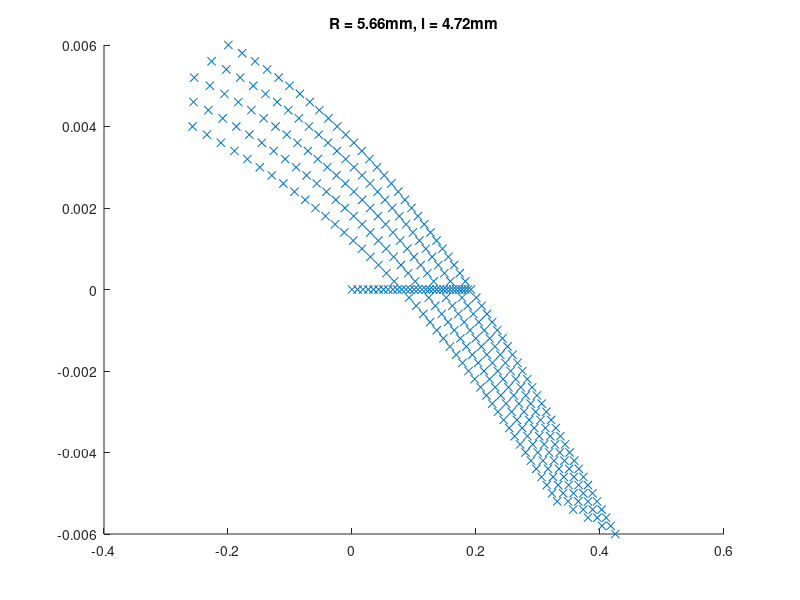
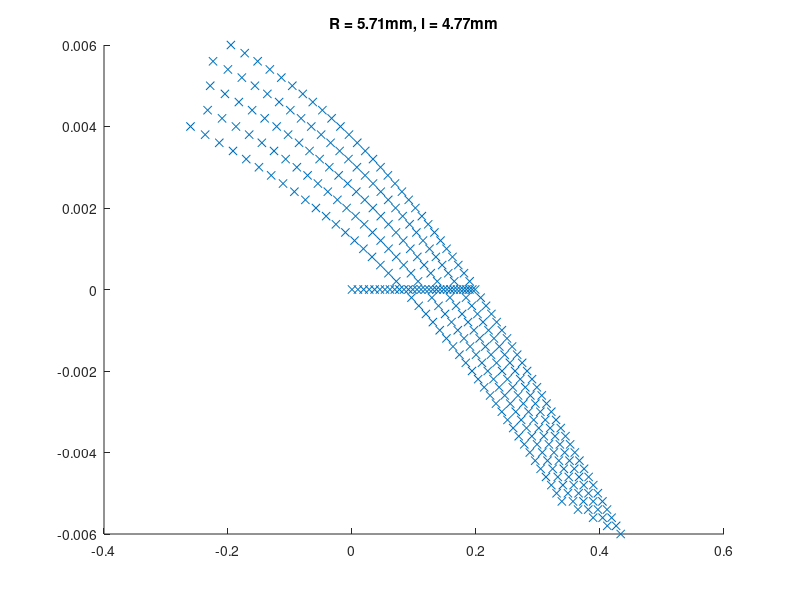

MATLAB code for these plots, in order:
%% Design for segment 1 and 2: R = 5.66, l = 4.72
P_free = 0:0.5:15;
theta_y_free = [1.98900000000000e-17	0.00906770000000000	0.0178800000000000	0.0264460000000000	0.0347720000000000	0.0428680000000000	0.0507410000000000	0.0584000000000000	0.0658540000000000	0.0731110000000000	0.0801790000000000	0.0870660000000000	0.0937790000000000	0.100330000000000	0.106710000000000	0.112950000000000	0.119030000000000	0.124980000000000	0.130790000000000	0.136470000000000	0.142030000000000	0.147470000000000	0.152790000000000	0.158000000000000	0.163110000000000	0.168110000000000	0.173020000000000	0.177830000000000	0.182550000000000	0.187180000000000	0.191730000000000];
% positive mon
P_cons = [15000	15000	15000	15000	15000	15000	15000	15000	15000	15000	15000	15000	15000	15000	15000	15000	15000	15000	15000	15000	15000	15000	15000	15000	15000	15000	15000	15000	15000	15000	12500	12500	12500	12500	12500	12500	12500	12500	12500	12500	12500	12500	12500	12500	12500	12500	12500	12500	12500	12500	12500	12500	12500	12500	12500	12500	12500	12500	10000	10000	10000	10000	10000	10000	10000	10000	10000	10000	10000	10000	10000	10000	10000	10000	10000	10000	10000	10000	10000	10000	10000	10000	10000	10000	7500	7500	7500	7500	7500	7500	7500	7500	7500	7500	7500	7500	7500	7500	7500	7500	7500	7500	7500	7500	7500	7500	7500	5000	5000	5000	5000	5000	5000	5000	5000	5000	5000	5000	5000	5000	5000	5000	5000	5000	5000	5000	5000];
T_cons = [0.000200000000000000	0.000400000000000000	0.000600000000000000	0.000800000000000000	0.00100000000000000	0.00120000000000000	0.00140000000000000	0.00160000000000000	0.00180000000000000	0.00200000000000000	0.00220000000000000	0.00240000000000000	0.00260000000000000	0.00280000000000000	0.00300000000000000	0.00320000000000000	0.00340000000000000	0.00360000000000000	0.00380000000000000	0.00400000000000000	0.00420000000000000	0.00440000000000000	0.00460000000000000	0.00480000000000000	0.00500000000000000	0.00520000000000000	0.00540000000000000	0.00560000000000000	0.00580000000000000	0.00600000000000000	0.000200000000000000	0.000400000000000000	0.000600000000000000	0.000800000000000000	0.00100000000000000	0.00120000000000000	0.00140000000000000	0.00160000000000000	0.00180000000000000	0.00200000000000000	0.00220000000000000	0.00240000000000000	0.00260000000000000	0.00280000000000000	0.00300000000000000	0.00320000000000000	0.00340000000000000	0.00360000000000000	0.00380000000000000	0.00400000000000000	0.00420000000000000	0.00440000000000000	0.00460000000000000	0.00480000000000000	0.00500000000000000	0.00520000000000000	0.00540000000000000	0.00560000000000000	0.000200000000000000	0.000400000000000000	0.000600000000000000	0.000800000000000000	0.00100000000000000	0.00120000000000000	0.00140000000000000	0.00160000000000000	0.00180000000000000	0.00200000000000000	0.00220000000000000	0.00240000000000000	0.00260000000000000	0.00280000000000000	0.00300000000000000	0.00320000000000000	0.00340000000000000	0.00360000000000000	0.00380000000000000	0.00400000000000000	0.00420000000000000	0.00440000000000000	0.00460000000000000	0.00480000000000000	0.00500000000000000	0.00520000000000000	0.000200000000000000	0.000400000000000000	0.000600000000000000	0.000800000000000000	0.00100000000000000	0.00120000000000000	0.00140000000000000	0.00160000000000000	0.00180000000000000	0.00200000000000000	0.00220000000000000	0.00240000000000000	0.00260000000000000	0.00280000000000000	0.00300000000000000	0.00320000000000000	0.00340000000000000	0.00360000000000000	0.00380000000000000	0.00400000000000000	0.00420000000000000	0.00440000000000000	0.00460000000000000	0.000200000000000000	0.000400000000000000	0.000600000000000000	0.000800000000000000	0.00100000000000000	0.00120000000000000	0.00140000000000000	0.00160000000000000	0.00180000000000000	0.00200000000000000	0.00220000000000000	0.00240000000000000	0.00260000000000000	0.00280000000000000	0.00300000000000000	0.00320000000000000	0.00340000000000000	0.00360000000000000	0.00380000000000000	0.00400000000000000];
theta_y_cons = [0.182850000000000	0.173840000000000	0.164690000000000	0.155400000000000	0.145950000000000	0.136340000000000	0.126550000000000	0.116580000000000	0.106400000000000	0.0960170000000000	0.0854030000000000	0.0745440000000000	0.0634220000000000	0.0520170000000000	0.0403070000000000	0.0282670000000000	0.0158700000000000	0.00308440000000000	-0.0101240000000000	-0.0237930000000000	-0.0379660000000000	-0.0526940000000000	-0.0680270000000000	-0.0840300000000000	-0.100770000000000	-0.118330000000000	-0.136800000000000	-0.156340000000000	-0.177150000000000	-0.199480000000000	0.158650000000000	0.149020000000000	0.139230000000000	0.129250000000000	0.119090000000000	0.108710000000000	0.0981180000000000	0.0872890000000000	0.0762080000000000	0.0648560000000000	0.0532120000000000	0.0412530000000000	0.0289550000000000	0.0162880000000000	0.00322340000000000	-0.0102750000000000	-0.0242440000000000	-0.0387290000000000	-0.0537730000000000	-0.0694320000000000	-0.0857600000000000	-0.102830000000000	-0.120700000000000	-0.139470000000000	-0.159250000000000	-0.180260000000000	-0.202650000000000	-0.226460000000000	0.131850000000000	0.121480000000000	0.110890000000000	0.100070000000000	0.0890140000000000	0.0776940000000000	0.0660950000000000	0.0541950000000000	0.0419710000000000	0.0293980000000000	0.0164460000000000	0.00308600000000000	-0.0107170000000000	-0.0250000000000000	-0.0398070000000000	-0.0551770000000000	-0.0711630000000000	-0.0878140000000000	-0.105190000000000	-0.123350000000000	-0.142370000000000	-0.162330000000000	-0.183410000000000	-0.205690000000000	-0.229190000000000	-0.254370000000000	0.101890000000000	0.0905880000000000	0.0790140000000000	0.0671520000000000	0.0549790000000000	0.0424730000000000	0.0296070000000000	0.0163550000000000	0.00268390000000000	-0.0114390000000000	-0.0260480000000000	-0.0411840000000000	-0.0568850000000000	-0.0731980000000000	-0.0901620000000000	-0.107830000000000	-0.126240000000000	-0.145450000000000	-0.165520000000000	-0.186560000000000	-0.208620000000000	-0.231700000000000	-0.255600000000000	0.0680360000000000	0.0555740000000000	0.0427680000000000	0.0295940000000000	0.0160240000000000	0.00202790000000000	-0.0124260000000000	-0.0273720000000000	-0.0428430000000000	-0.0588780000000000	-0.0755090000000000	-0.0927750000000000	-0.110700000000000	-0.129330000000000	-0.148670000000000	-0.168770000000000	-0.189680000000000	-0.211440000000000	-0.233990000000000	-0.257160000000000];
% negative mom
P_cons =  1e-3*[P_cons 15000	15000	15000	15000	15000	15000	15000	15000	15000	15000	15000	15000	15000	15000	15000	15000	15000	15000	15000	15000	15000	15000	15000	15000	15000	15000	15000	15000	15000	15000	12500	12500	12500	12500	12500	12500	12500	12500	12500	12500	12500	12500	12500	12500	12500	12500	12500	12500	12500	12500	12500	12500	12500	12500	12500	12500	12500	12500	12500	10000	10000	10000	10000	10000	10000	10000	10000	10000	10000	10000	10000	10000	10000	10000	10000	10000	10000	10000	10000	10000	10000	10000	10000	10000	10000	10000	10000	7500	7500	7500	7500	7500	7500	7500	7500	7500	7500	7500	7500	7500	7500	7500	7500	7500	7500	7500	7500	7500	7500	7500	7500	7500	7500	7500	5000	5000	5000	5000	5000	5000	5000	5000	5000	5000	5000	5000	5000	5000	5000	5000	5000	5000	5000	5000	5000	5000	5000	5000	5000	5000];
T_cons = [T_cons -0.000200000000000000	-0.000400000000000000	-0.000600000000000000	-0.000800000000000000	-0.00100000000000000	-0.00120000000000000	-0.00140000000000000	-0.00160000000000000	-0.00180000000000000	-0.00200000000000000	-0.00220000000000000	-0.00240000000000000	-0.00260000000000000	-0.00280000000000000	-0.00300000000000000	-0.00320000000000000	-0.00340000000000000	-0.00360000000000000	-0.00380000000000000	-0.00400000000000000	-0.00420000000000000	-0.00440000000000000	-0.00460000000000000	-0.00480000000000000	-0.00500000000000000	-0.00520000000000000	-0.00540000000000000	-0.00560000000000000	-0.00580000000000000	-0.00600000000000000	-0.000200000000000000	-0.000400000000000000	-0.000600000000000000	-0.000800000000000000	-0.00100000000000000	-0.00120000000000000	-0.00140000000000000	-0.00160000000000000	-0.00180000000000000	-0.00200000000000000	-0.00220000000000000	-0.00240000000000000	-0.00260000000000000	-0.00280000000000000	-0.00300000000000000	-0.00320000000000000	-0.00340000000000000	-0.00360000000000000	-0.00380000000000000	-0.00400000000000000	-0.00420000000000000	-0.00440000000000000	-0.00460000000000000	-0.00480000000000000	-0.00500000000000000	-0.00520000000000000	-0.00540000000000000	-0.00560000000000000	-0.00580000000000000	-0.000200000000000000	-0.000400000000000000	-0.000600000000000000	-0.000800000000000000	-0.00100000000000000	-0.00120000000000000	-0.00140000000000000	-0.00160000000000000	-0.00180000000000000	-0.00200000000000000	-0.00220000000000000	-0.00240000000000000	-0.00260000000000000	-0.00280000000000000	-0.00300000000000000	-0.00320000000000000	-0.00340000000000000	-0.00360000000000000	-0.00380000000000000	-0.00400000000000000	-0.00420000000000000	-0.00440000000000000	-0.00460000000000000	-0.00480000000000000	-0.00500000000000000	-0.00520000000000000	-0.00540000000000000	-0.00560000000000000	-0.000200000000000000	-0.000400000000000000	-0.000600000000000000	-0.000800000000000000	-0.00100000000000000	-0.00120000000000000	-0.00140000000000000	-0.00160000000000000	-0.00180000000000000	-0.00200000000000000	-0.00220000000000000	-0.00240000000000000	-0.00260000000000000	-0.00280000000000000	-0.00300000000000000	-0.00320000000000000	-0.00340000000000000	-0.00360000000000000	-0.00380000000000000	-0.00400000000000000	-0.00420000000000000	-0.00440000000000000	-0.00460000000000000	-0.00480000000000000	-0.00500000000000000	-0.00520000000000000	-0.00540000000000000	-0.000200000000000000	-0.000400000000000000	-0.000600000000000000	-0.000800000000000000	-0.00100000000000000	-0.00120000000000000	-0.00140000000000000	-0.00160000000000000	-0.00180000000000000	-0.00200000000000000	-0.00220000000000000	-0.00240000000000000	-0.00260000000000000	-0.00280000000000000	-0.00300000000000000	-0.00320000000000000	-0.00340000000000000	-0.00360000000000000	-0.00380000000000000	-0.00400000000000000	-0.00420000000000000	-0.00440000000000000	-0.00460000000000000	-0.00480000000000000	-0.00500000000000000	-0.00520000000000000];
theta_y_cons = [theta_y_cons 0.200490000000000	0.209140000000000	0.217670000000000	0.226110000000000	0.234440000000000	0.242690000000000	0.250850000000000	0.258920000000000	0.266920000000000	0.274850000000000	0.282710000000000	0.290510000000000	0.298240000000000	0.305920000000000	0.313550000000000	0.321130000000000	0.328670000000000	0.336160000000000	0.343620000000000	0.351050000000000	0.358460000000000	0.365830000000000	0.373200000000000	0.380550000000000	0.387890000000000	0.395240000000000	0.402590000000000	0.409940000000000	0.417290000000000	0.424630000000000	0.177430000000000	0.186610000000000	0.195650000000000	0.204560000000000	0.213360000000000	0.222050000000000	0.230630000000000	0.239110000000000	0.247500000000000	0.255810000000000	0.264020000000000	0.272160000000000	0.280230000000000	0.288230000000000	0.296170000000000	0.304040000000000	0.311860000000000	0.319630000000000	0.327360000000000	0.335040000000000	0.342690000000000	0.350310000000000	0.357900000000000	0.365480000000000	0.373040000000000	0.380600000000000	0.388170000000000	0.395720000000000	0.403270000000000	0.152020000000000	0.161840000000000	0.171490000000000	0.180990000000000	0.190340000000000	0.199550000000000	0.208640000000000	0.217600000000000	0.226450000000000	0.235200000000000	0.243840000000000	0.252380000000000	0.260840000000000	0.269210000000000	0.277500000000000	0.285720000000000	0.293880000000000	0.301960000000000	0.310000000000000	0.317980000000000	0.325910000000000	0.333800000000000	0.341660000000000	0.349490000000000	0.357300000000000	0.365110000000000	0.372900000000000	0.380690000000000	0.123770000000000	0.134370000000000	0.144760000000000	0.154960000000000	0.164980000000000	0.174830000000000	0.184520000000000	0.194070000000000	0.203470000000000	0.212730000000000	0.221880000000000	0.230900000000000	0.239820000000000	0.248630000000000	0.257340000000000	0.265970000000000	0.274510000000000	0.282970000000000	0.291360000000000	0.299680000000000	0.307950000000000	0.316160000000000	0.324320000000000	0.332440000000000	0.340540000000000	0.348610000000000	0.356680000000000	0.0920250000000000	0.103590000000000	0.114900000000000	0.125970000000000	0.136810000000000	0.147430000000000	0.157860000000000	0.168100000000000	0.178160000000000	0.188060000000000	0.197810000000000	0.207410000000000	0.216870000000000	0.226210000000000	0.235420000000000	0.244520000000000	0.253520000000000	0.262420000000000	0.271230000000000	0.279960000000000	0.288610000000000	0.297190000000000	0.305710000000000	0.314170000000000	0.322590000000000	0.330980000000000];

P = [P_free P_cons];
T = [zeros(1,31) T_cons];
theta_y = [theta_y_free theta_y_cons];

figure(1)
hold on
plot(theta_y, T, 'x');
title('R = 5.66mm, l = 4.72mm')
hold off
csvtable = [P' theta_y' T'];
% csvwrite('helix_y1_stiffness_M.csv', csvtable);


%% Design for segment 3 and 4: R = 5.71, l = 4.77 
P_free = 0:0.5:15;
theta_y_free = [-1.59370000000000e-17	0.00953950000000000	0.0188000000000000	0.0277880000000000	0.0365140000000000	0.0449870000000000	0.0532160000000000	0.0612100000000000	0.0689800000000000	0.0765340000000000	0.0838820000000000	0.0910320000000000	0.0979930000000000	0.104770000000000	0.111380000000000	0.117820000000000	0.124110000000000	0.130240000000000	0.136220000000000	0.142070000000000	0.147780000000000	0.153370000000000	0.158830000000000	0.164170000000000	0.169400000000000	0.174530000000000	0.179550000000000	0.184460000000000	0.189290000000000	0.194020000000000	0.198660000000000];
% positive mon
P_cons = [15000	15000	15000	15000	15000	15000	15000	15000	15000	15000	15000	15000	15000	15000	15000	15000	15000	15000	15000	15000	15000	15000	15000	15000	15000	15000	15000	15000	15000	15000	12500	12500	12500	12500	12500	12500	12500	12500	12500	12500	12500	12500	12500	12500	12500	12500	12500	12500	12500	12500	12500	12500	12500	12500	12500	12500	12500	12500	10000	10000	10000	10000	10000	10000	10000	10000	10000	10000	10000	10000	10000	10000	10000	10000	10000	10000	10000	10000	10000	10000	10000	10000	10000	7500	7500	7500	7500	7500	7500	7500	7500	7500	7500	7500	7500	7500	7500	7500	7500	7500	7500	7500	7500	7500	7500	5000	5000	5000	5000	5000	5000	5000	5000	5000	5000	5000	5000	5000	5000	5000	5000	5000	5000	5000	5000];
T_cons = [0.000200000000000000	0.000400000000000000	0.000600000000000000	0.000800000000000000	0.00100000000000000	0.00120000000000000	0.00140000000000000	0.00160000000000000	0.00180000000000000	0.00200000000000000	0.00220000000000000	0.00240000000000000	0.00260000000000000	0.00280000000000000	0.00300000000000000	0.00320000000000000	0.00340000000000000	0.00360000000000000	0.00380000000000000	0.00400000000000000	0.00420000000000000	0.00440000000000000	0.00460000000000000	0.00480000000000000	0.00500000000000000	0.00520000000000000	0.00540000000000000	0.00560000000000000	0.00580000000000000	0.00600000000000000	0.000200000000000000	0.000400000000000000	0.000600000000000000	0.000800000000000000	0.00100000000000000	0.00120000000000000	0.00140000000000000	0.00160000000000000	0.00180000000000000	0.00200000000000000	0.00220000000000000	0.00240000000000000	0.00260000000000000	0.00280000000000000	0.00300000000000000	0.00320000000000000	0.00340000000000000	0.00360000000000000	0.00380000000000000	0.00400000000000000	0.00420000000000000	0.00440000000000000	0.00460000000000000	0.00480000000000000	0.00500000000000000	0.00520000000000000	0.00540000000000000	0.00560000000000000	0.000200000000000000	0.000400000000000000	0.000600000000000000	0.000800000000000000	0.00100000000000000	0.00120000000000000	0.00140000000000000	0.00160000000000000	0.00180000000000000	0.00200000000000000	0.00220000000000000	0.00240000000000000	0.00260000000000000	0.00280000000000000	0.00300000000000000	0.00320000000000000	0.00340000000000000	0.00360000000000000	0.00380000000000000	0.00400000000000000	0.00420000000000000	0.00440000000000000	0.00460000000000000	0.00480000000000000	0.00500000000000000	0.000200000000000000	0.000400000000000000	0.000600000000000000	0.000800000000000000	0.00100000000000000	0.00120000000000000	0.00140000000000000	0.00160000000000000	0.00180000000000000	0.00200000000000000	0.00220000000000000	0.00240000000000000	0.00260000000000000	0.00280000000000000	0.00300000000000000	0.00320000000000000	0.00340000000000000	0.00360000000000000	0.00380000000000000	0.00400000000000000	0.00420000000000000	0.00440000000000000	0.000200000000000000	0.000400000000000000	0.000600000000000000	0.000800000000000000	0.00100000000000000	0.00120000000000000	0.00140000000000000	0.00160000000000000	0.00180000000000000	0.00200000000000000	0.00220000000000000	0.00240000000000000	0.00260000000000000	0.00280000000000000	0.00300000000000000	0.00320000000000000	0.00340000000000000	0.00360000000000000	0.00380000000000000	0.00400000000000000];
theta_y_cons = [0.189710000000000	0.180620000000000	0.171410000000000	0.162040000000000	0.152520000000000	0.142830000000000	0.132970000000000	0.122910000000000	0.112660000000000	0.102190000000000	0.0914860000000000	0.0805380000000000	0.0693240000000000	0.0578230000000000	0.0460150000000000	0.0338730000000000	0.0213700000000000	0.00847450000000000	-0.00484700000000000	-0.0186340000000000	-0.0329290000000000	-0.0477830000000000	-0.0632480000000000	-0.0793870000000000	-0.0962660000000000	-0.113970000000000	-0.132580000000000	-0.152210000000000	-0.173030000000000	-0.195310000000000	0.164970000000000	0.155260000000000	0.145370000000000	0.135290000000000	0.125020000000000	0.114550000000000	0.103850000000000	0.0929040000000000	0.0817050000000000	0.0702310000000000	0.0584590000000000	0.0463670000000000	0.0339290000000000	0.0211160000000000	0.00789810000000000	-0.00576100000000000	-0.0199000000000000	-0.0345630000000000	-0.0497950000000000	-0.0656510000000000	-0.0821860000000000	-0.0994680000000000	-0.117560000000000	-0.136560000000000	-0.156540000000000	-0.177700000000000	-0.200190000000000	-0.224150000000000	0.137480000000000	0.126980000000000	0.116260000000000	0.105310000000000	0.0941130000000000	0.0826450000000000	0.0708910000000000	0.0588280000000000	0.0464320000000000	0.0336780000000000	0.0205360000000000	0.00697480000000000	-0.00704160000000000	-0.0215490000000000	-0.0365920000000000	-0.0522130000000000	-0.0684640000000000	-0.0853940000000000	-0.103060000000000	-0.121520000000000	-0.140850000000000	-0.161110000000000	-0.182460000000000	-0.204960000000000	-0.228690000000000	0.106600000000000	0.0951240000000000	0.0833680000000000	0.0713130000000000	0.0589380000000000	0.0462180000000000	0.0331280000000000	0.0196370000000000	0.00571390000000000	-0.00867590000000000	-0.0235670000000000	-0.0390000000000000	-0.0550180000000000	-0.0716610000000000	-0.0889760000000000	-0.107000000000000	-0.125790000000000	-0.145370000000000	-0.165830000000000	-0.187220000000000	-0.209600000000000	-0.232900000000000	0.0715060000000000	0.0587980000000000	0.0457340000000000	0.0322870000000000	0.0184260000000000	0.00412430000000000	-0.0106540000000000	-0.0259410000000000	-0.0417720000000000	-0.0581860000000000	-0.0752130000000000	-0.0928920000000000	-0.111240000000000	-0.130300000000000	-0.150080000000000	-0.170610000000000	-0.191930000000000	-0.214050000000000	-0.236850000000000	-0.260480000000000];
% negative mom
P_cons =  1e-3*[P_cons 15000	15000	15000	15000	15000	15000	15000	15000	15000	15000	15000	15000	15000	15000	15000	15000	15000	15000	15000	15000	15000	15000	15000	15000	15000	15000	15000	15000	15000	15000	12500	12500	12500	12500	12500	12500	12500	12500	12500	12500	12500	12500	12500	12500	12500	12500	12500	12500	12500	12500	12500	12500	12500	12500	12500	12500	12500	12500	12500	10000	10000	10000	10000	10000	10000	10000	10000	10000	10000	10000	10000	10000	10000	10000	10000	10000	10000	10000	10000	10000	10000	10000	10000	10000	10000	10000	10000	7500	7500	7500	7500	7500	7500	7500	7500	7500	7500	7500	7500	7500	7500	7500	7500	7500	7500	7500	7500	7500	7500	7500	7500	7500	7500	7500	5000	5000	5000	5000	5000	5000	5000	5000	5000	5000	5000	5000	5000	5000	5000	5000	5000	5000	5000	5000	5000	5000	5000	5000	5000	5000];
T_cons = [T_cons -0.000200000000000000	-0.000400000000000000	-0.000600000000000000	-0.000800000000000000	-0.00100000000000000	-0.00120000000000000	-0.00140000000000000	-0.00160000000000000	-0.00180000000000000	-0.00200000000000000	-0.00220000000000000	-0.00240000000000000	-0.00260000000000000	-0.00280000000000000	-0.00300000000000000	-0.00320000000000000	-0.00340000000000000	-0.00360000000000000	-0.00380000000000000	-0.00400000000000000	-0.00420000000000000	-0.00440000000000000	-0.00460000000000000	-0.00480000000000000	-0.00500000000000000	-0.00520000000000000	-0.00540000000000000	-0.00560000000000000	-0.00580000000000000	-0.00600000000000000	-0.000200000000000000	-0.000400000000000000	-0.000600000000000000	-0.000800000000000000	-0.00100000000000000	-0.00120000000000000	-0.00140000000000000	-0.00160000000000000	-0.00180000000000000	-0.00200000000000000	-0.00220000000000000	-0.00240000000000000	-0.00260000000000000	-0.00280000000000000	-0.00300000000000000	-0.00320000000000000	-0.00340000000000000	-0.00360000000000000	-0.00380000000000000	-0.00400000000000000	-0.00420000000000000	-0.00440000000000000	-0.00460000000000000	-0.00480000000000000	-0.00500000000000000	-0.00520000000000000	-0.00540000000000000	-0.00560000000000000	-0.00580000000000000	-0.000200000000000000	-0.000400000000000000	-0.000600000000000000	-0.000800000000000000	-0.00100000000000000	-0.00120000000000000	-0.00140000000000000	-0.00160000000000000	-0.00180000000000000	-0.00200000000000000	-0.00220000000000000	-0.00240000000000000	-0.00260000000000000	-0.00280000000000000	-0.00300000000000000	-0.00320000000000000	-0.00340000000000000	-0.00360000000000000	-0.00380000000000000	-0.00400000000000000	-0.00420000000000000	-0.00440000000000000	-0.00460000000000000	-0.00480000000000000	-0.00500000000000000	-0.00520000000000000	-0.00540000000000000	-0.00560000000000000	-0.000200000000000000	-0.000400000000000000	-0.000600000000000000	-0.000800000000000000	-0.00100000000000000	-0.00120000000000000	-0.00140000000000000	-0.00160000000000000	-0.00180000000000000	-0.00200000000000000	-0.00220000000000000	-0.00240000000000000	-0.00260000000000000	-0.00280000000000000	-0.00300000000000000	-0.00320000000000000	-0.00340000000000000	-0.00360000000000000	-0.00380000000000000	-0.00400000000000000	-0.00420000000000000	-0.00440000000000000	-0.00460000000000000	-0.00480000000000000	-0.00500000000000000	-0.00520000000000000	-0.00540000000000000	-0.000200000000000000	-0.000400000000000000	-0.000600000000000000	-0.000800000000000000	-0.00100000000000000	-0.00120000000000000	-0.00140000000000000	-0.00160000000000000	-0.00180000000000000	-0.00200000000000000	-0.00220000000000000	-0.00240000000000000	-0.00260000000000000	-0.00280000000000000	-0.00300000000000000	-0.00320000000000000	-0.00340000000000000	-0.00360000000000000	-0.00380000000000000	-0.00400000000000000	-0.00420000000000000	-0.00440000000000000	-0.00460000000000000	-0.00480000000000000	-0.00500000000000000	-0.00520000000000000];
theta_y_cons = [theta_y_cons 0.207480000000000	0.216190000000000	0.224800000000000	0.233300000000000	0.241700000000000	0.250010000000000	0.258230000000000	0.266370000000000	0.274440000000000	0.282430000000000	0.290360000000000	0.298220000000000	0.306020000000000	0.313770000000000	0.321470000000000	0.329120000000000	0.336720000000000	0.344290000000000	0.351830000000000	0.359340000000000	0.366820000000000	0.374280000000000	0.381720000000000	0.389140000000000	0.396550000000000	0.403940000000000	0.411320000000000	0.418690000000000	0.426050000000000	0.433400000000000	0.183930000000000	0.193190000000000	0.202320000000000	0.211310000000000	0.220190000000000	0.228960000000000	0.237620000000000	0.246180000000000	0.254640000000000	0.263020000000000	0.271320000000000	0.279530000000000	0.287670000000000	0.295750000000000	0.303760000000000	0.311710000000000	0.319610000000000	0.327470000000000	0.335270000000000	0.343040000000000	0.350780000000000	0.358480000000000	0.366160000000000	0.373810000000000	0.381440000000000	0.389050000000000	0.396640000000000	0.404210000000000	0.411770000000000	0.157890000000000	0.167820000000000	0.177580000000000	0.187180000000000	0.196630000000000	0.205950000000000	0.215130000000000	0.224190000000000	0.233130000000000	0.241970000000000	0.250700000000000	0.259330000000000	0.267880000000000	0.276340000000000	0.284720000000000	0.293020000000000	0.301270000000000	0.309440000000000	0.317570000000000	0.325640000000000	0.333670000000000	0.341660000000000	0.349610000000000	0.357530000000000	0.365410000000000	0.373270000000000	0.381100000000000	0.388900000000000	0.128800000000000	0.139550000000000	0.150090000000000	0.160430000000000	0.170590000000000	0.180570000000000	0.190380000000000	0.200050000000000	0.209560000000000	0.218950000000000	0.228200000000000	0.237340000000000	0.246360000000000	0.255270000000000	0.264090000000000	0.272820000000000	0.281460000000000	0.290030000000000	0.298520000000000	0.306950000000000	0.315320000000000	0.323630000000000	0.331900000000000	0.340130000000000	0.348310000000000	0.356450000000000	0.364560000000000	0.0959480000000000	0.107720000000000	0.119230000000000	0.130490000000000	0.141510000000000	0.152310000000000	0.162900000000000	0.173300000000000	0.183520000000000	0.193570000000000	0.203450000000000	0.213190000000000	0.222790000000000	0.232250000000000	0.241600000000000	0.250820000000000	0.259940000000000	0.268960000000000	0.277890000000000	0.286740000000000	0.295510000000000	0.304210000000000	0.312850000000000	0.321440000000000	0.329960000000000	0.338440000000000];

P = [P_free P_cons];
T = [zeros(1,31) T_cons];
theta_y = [theta_y_free theta_y_cons];

figure(2)
hold on
plot(theta_y, T, 'x');
title('R = 5.71mm, l = 4.77mm')
hold off
csvtable = [P' theta_y' T'];
% csvwrite('helix_y2_stiffness_M.csv', csvtable);
